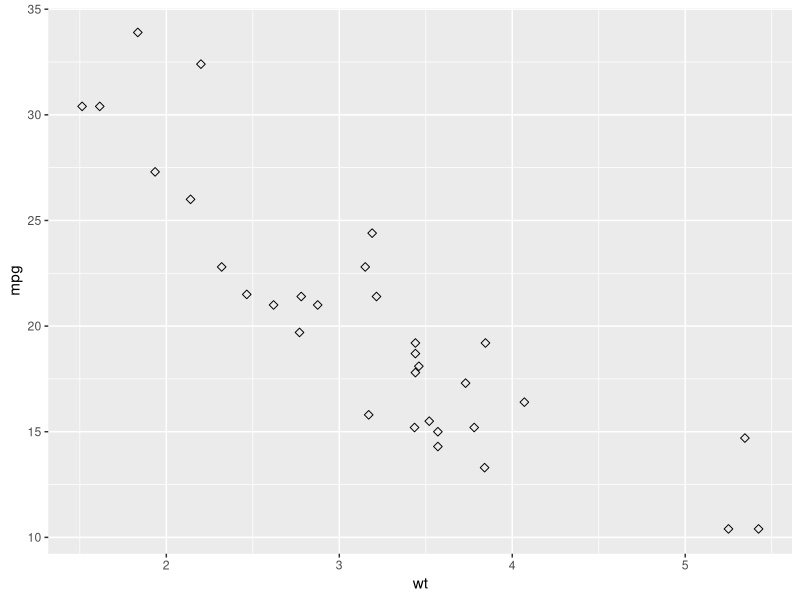

Reproduce this figure in R.
library(ggplot2)

# Change the point size, and shape
ggplot(mtcars, aes(x = wt, y = mpg)) +
  geom_point(size = 2, shape = 23)
